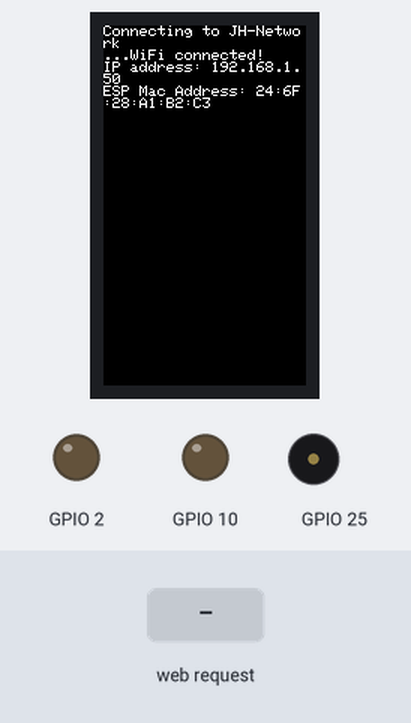
This sketch was run on a simulated ESP32-S3. Parts: 135×240 colour display, output pins drawn as LEDs (lit = HIGH), buzzer (waves = sounding). Inputs (shaded band) come from the test bench. WiFi joins after 1.5 s; servers stay silent unless stated.

Above: at 3.0 s.
3.1 s: HTTP request GET /H? received
At 4.3 s:
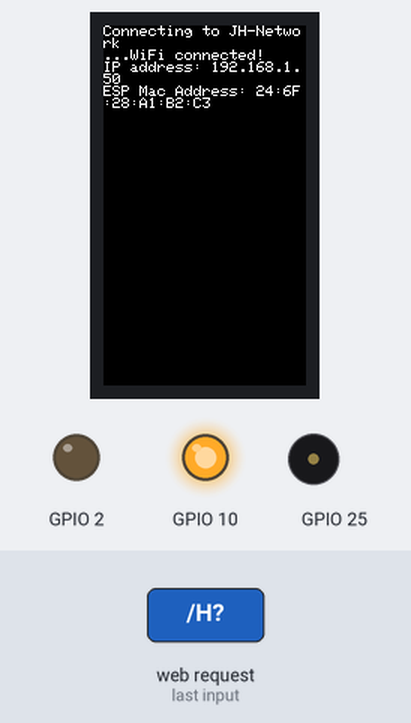
4.6 s: HTTP request GET /L? received
At 5.6 s:
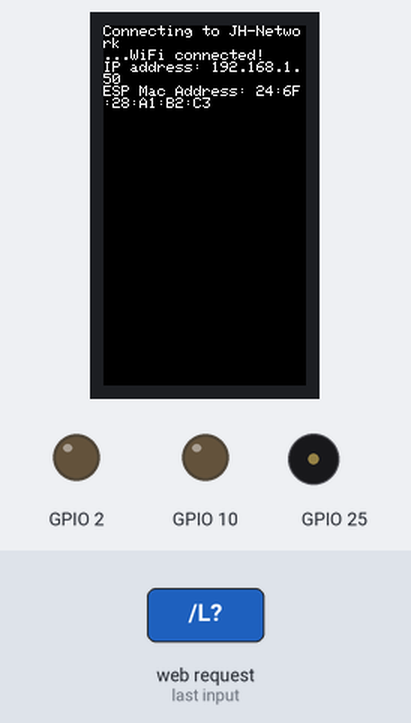
Timing chart, 0 to 7.6 s (numbered marks = the images above; inputs shaded):
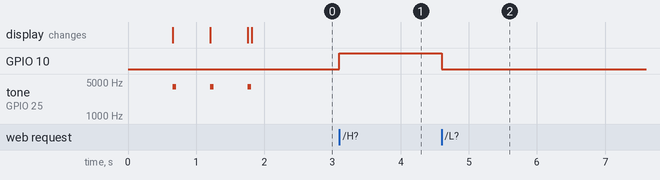

Measured:
- after the input at 3.1 s, GPIO 10: LOW → HIGH at once
- after the input at 4.6 s, GPIO 10: HIGH → LOW at once

The sketch:

MiniPC.ino
```cpp
#include <HTTPClient.h>
#include <M5StickCPlus.h>
#include "WiFi.h"

const char* ssid     = "JH-Network";
const char* password = "isso naoexiste";

HTTPClient http;

IPAddress local_IP(10, 0, 0, 99);
IPAddress gateway(10, 13, 7, 100);
IPAddress subnet(255, 0, 0, 0);
IPAddress primaryDNS(10, 0, 0, 101); //optional
WiFiServer server(80);

void setup()
{
  M5.begin();
  //M5.Lcd.setRotation(3);  //Rotate the screen.  ????
  pinMode(10, OUTPUT);
  pinMode(2, OUTPUT);
  //M5.Lcd.setCursor(0, 0);
  if (!WiFi.config(local_IP, gateway, subnet, primaryDNS)) {
    M5.Lcd.print("STA Failed to configure");
  }

  M5.Lcd.print("Connecting to ");
  M5.Lcd.println(ssid);

  WiFi.begin(ssid, password);

  while (WiFi.status() != WL_CONNECTED) {
    delay(500);
    M5.Lcd.print(".");
    M5.Beep.tone(4000);
    delay(50);
    M5.Beep.mute();
  }

  M5.Lcd.println("WiFi connected!");

  M5.Lcd.print("IP address: ");
  M5.Lcd.println(WiFi.localIP());
  M5.Lcd.print("ESP Mac Address: ");
  M5.Lcd.println(WiFi.macAddress());

  server.begin();
}


void loop() {
  WiFiClient serverClient = server.available();
  if (serverClient) {

    char prevprev;
    char prev;
    String currentLine = "";

    while (serverClient.connected()) {
      if (serverClient.available()) {
        char c = serverClient.read();
        if (prevprev == '\n' && prev == '\r' && c == '\n') {
          break;
        }
        currentLine += c;
         // Check to see if the serverClient request was "GET /H" or "GET /L and more":
        if (currentLine.endsWith("GET /H?")) {
          digitalWrite(10, HIGH);               // GET /H turns the LED on
          serverClient.println("HTTP/1.1 200 OK");
          serverClient.println("Content-Type: text/html");
          serverClient.println("Connection: close");
          serverClient.println();

          serverClient.println("");

        }else if (currentLine.endsWith("GET /L?")) {
          digitalWrite(10, LOW);
          serverClient.println("HTTP/1.1 200 OK");
          serverClient.println("Content-Type: text/html");
          serverClient.println("Connection: close");
          serverClient.println();

          serverClient.println("");               // GET /L turns the LED off

        }else if (currentLine.endsWith("GET /HEALTH?")) {
          serverClient.println("HTTP/1.1 200 OK");
          serverClient.println("Content-Type: text/html");
          serverClient.println("Connection: close");
          serverClient.println();

          serverClient.println("");               // GET /HEALTH  healthcheck

        }
        prevprev = prev;
        prev = c;
      }
    }

    serverClient.stop();
  }
}
```
